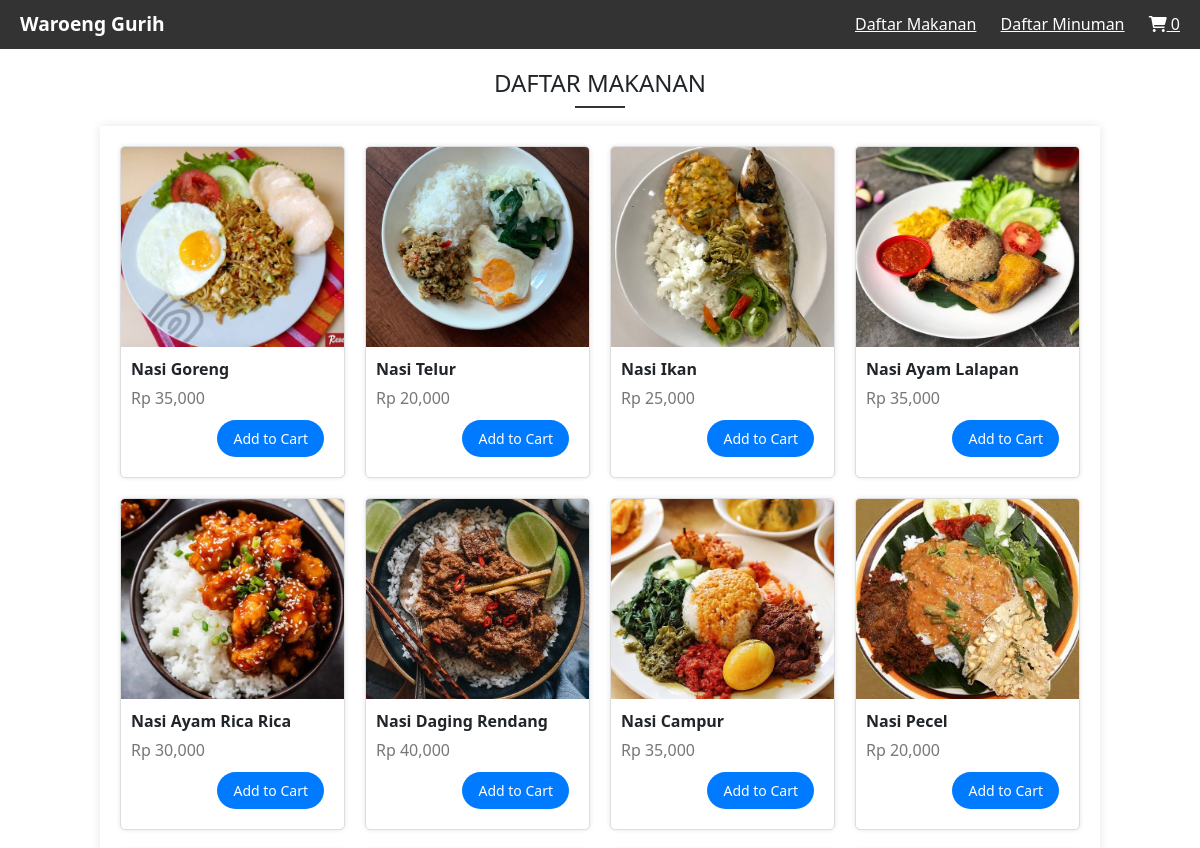
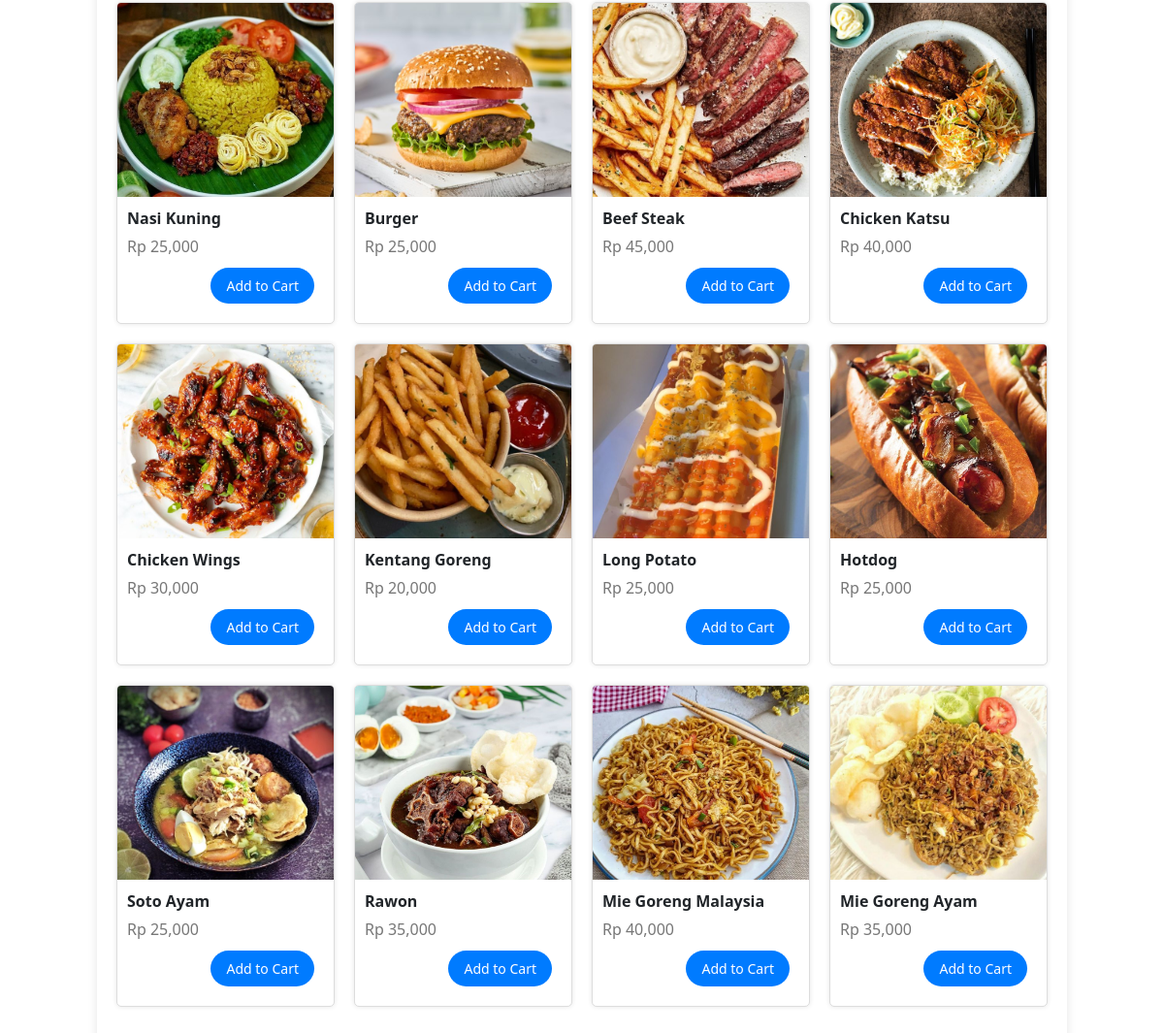
Screenshot of /Makanan.php with the database file from the repository (2 pictures, top to bottom).
### tables this page shows
CREATE TABLE `products` (
  `id` int(11) NOT NULL,
  `name` varchar(100) NOT NULL,
  `category` enum('Makanan','Minuman') NOT NULL,
  `price` int(10) NOT NULL,
  `image` varchar(100) NOT NULL
);

### Makanan.php (the view, shortened to what this page needs)
<!DOCTYPE html>
<html lang="en">
<head>
    <link rel="stylesheet" href="https://cdn.jsdelivr.net/npm/bootstrap@5.3.3/dist/css/bootstrap.min.css">
    <link rel="stylesheet" href="https://cdnjs.cloudflare.com/ajax/libs/font-awesome/6.0.0-beta3/css/all.min.css">
    <link rel="stylesheet" href="css/styles.css">
</head>
<body>
    <nav class="navbar">
        <div class="navbar-left">
            <span class="restaurant-name">Waroeng Gurih</span>
        </div>
        <div class="navbar-right">
            <div class="toolbar">
                <a href="Makanan.php">Daftar Makanan</a>
                <a href="Minuman.php">Daftar Minuman</a>
                <a href="order.php"><i class="fas fa-shopping-cart"></i> <span id="cart-count"><?php echo count($_SESSION['cart'] ?? []); ?></span></a>
            </div>
        </div>
    </nav>
    <div class="centered-title">
        <h1>DAFTAR MAKANAN</h1>
    </div>
    <div class="menu">
        <div class="menu-category">
            <div class="menu-items">
                <?php
                include 'connect/connect.php';
                $sql = "SELECT * FROM products WHERE category = 'Makanan'";
                $result = $conn->query($sql);
                if ($result->num_rows > 0) {
                    while($row = $result->fetch_assoc()) {
                        echo '<div class="menu-item">';
                        echo '<div class="menu-item-img">';
                        $gambar_path = 'uploaded_img/' . $row['image'];
                        if (file_exists($gambar_path)) {
                            echo '<img src="' . $gambar_path . '" alt="' . $row['name'] . '" />';
                        } else {
                            echo '<p>Gambar tidak ditemukan: ' . $row['image'] . '</p>';
                        }
                        echo '</div>';
                        echo '<div class="menu-item-info">';
                        echo '<span class="menu-item-name">' . $row['name'] . '</span>';
                        echo '<span class="menu-item-price">Rp ' . number_format($row['price']) . '</span>';
                        echo '<div class="menu-item-actions">';
                        echo '<button class="btn-add-to-cart" onclick="addToCart(\'' . $row['name'] . '\', ' . $row['price'] . ')">Add to Cart</button>';
                        echo '</div>';
                        echo '</div>';
                        echo '</div>';
                    }
                } else {
                    echo '<p>No menu items available.</p>';
                }
                ?>
            </div>
        </div>
    </div>
</body>
</html>

### css/styles.css (style rules this page uses)
* { margin: 0; padding: 0; box-sizing: border-box; }
.navbar { display: flex; justify-content: space-between; align-items: center; background-color: #333; color: #fff; padding: 10px 20px; }
.navbar-left { flex: 1; }
.navbar-right { display: flex; align-items: center; }
.toolbar a { color: #fff; margin-left: 20px; cursor: pointer; }
.restaurant-name { font-size: 1.2em; font-weight: bold; }
.centered-title { text-align: center; margin-bottom: 20px; margin-top: 20px; }
.centered-title h1 { position: relative; display: inline-block; font-size: 1.5em; }
.centered-title h1::after { content: ""; position: absolute; bottom: -10px; left: 50%; transform: translateX( -50% ); width: 50px; border-bottom: 2px solid #333; }
.menu { max-width: 1000px; margin: 20px auto; background-color: #fff; padding: 20px; box-shadow: 0 0 10px rgba(0, 0, 0, 0.1); }
.menu-category { margin-bottom: 20px; }
.menu-items { display: grid; grid-template-columns: repeat(auto-fill, minmax(200px, 1fr)); gap: 20px; }
.menu-item { background-color: #fff; border: 1px solid #ddd; border-radius: 5px; overflow: hidden; box-shadow: 0 0 5px rgba(0, 0, 0, 0.1); transition: transform 0.3s ease; display: flex; flex-direction: column; }
.menu-item-img { overflow: hidden; height: 200px; }
.menu-item-img img { width: 100%; height: 100%; object-fit: cover; }
.menu-item-info { padding: 10px; flex: 1; display: flex; flex-direction: column; }
.menu-item-name { font-weight: bold; margin-bottom: 5px; }
.menu-item-price { color: #777; margin-bottom: 10px; }
.menu-item-actions { margin-top: auto; display: flex; justify-content: space-between; align-items: center; padding: 0 10px 10px; }
.btn-add-to-cart { background-color: #007bff; color: white; border-radius: 20px; border: none; padding: 8px 16px; cursor: pointer; transition: background-color 0.3s ease; display: inline-flex; align-items: center; }
.btn-add-to-cart { font-size: 14px; margin-left: auto; }

### rows the page displays
products: image (picture), name "Nasi Goreng", price "35,000"
products: image (picture), name "Nasi Telur", price "20,000"
products: image (picture), name "Nasi Ikan", price "25,000"
products: image (picture), name "Nasi Ayam Lalapan", price "35,000"
products: image (picture), name "Nasi Ayam Rica Rica", price "30,000"
products: image (picture), name "Nasi Daging Rendang", price "40,000"
products: image (picture), name "Nasi Campur", price "35,000"
products: image (picture), name "Nasi Pecel", price "20,000"
products: image (picture), name "Nasi Kuning", price "25,000"
products: image+name (picture), name "Burger", price "25,000"
products: image (picture), name "Beef Steak", price "45,000"
products: image (picture), name "Chicken Katsu", price "40,000"
products: image (picture), name "Chicken Wings", price "30,000"
products: image (picture), name "Kentang Goreng", price "20,000"
products: image (picture), name "Long Potato", price "25,000"
products: image+name (picture), name "Hotdog", price "25,000"
products: image (picture), name "Soto Ayam", price "25,000"
products: image+name (picture), name "Rawon", price "35,000"
products: image (picture), name "Mie Goreng Malaysia", price "40,000"
products: image (picture), name "Mie Goreng Ayam", price "35,000"

### other values shown
count($_SESSION['cart'] ?? []) "0"
